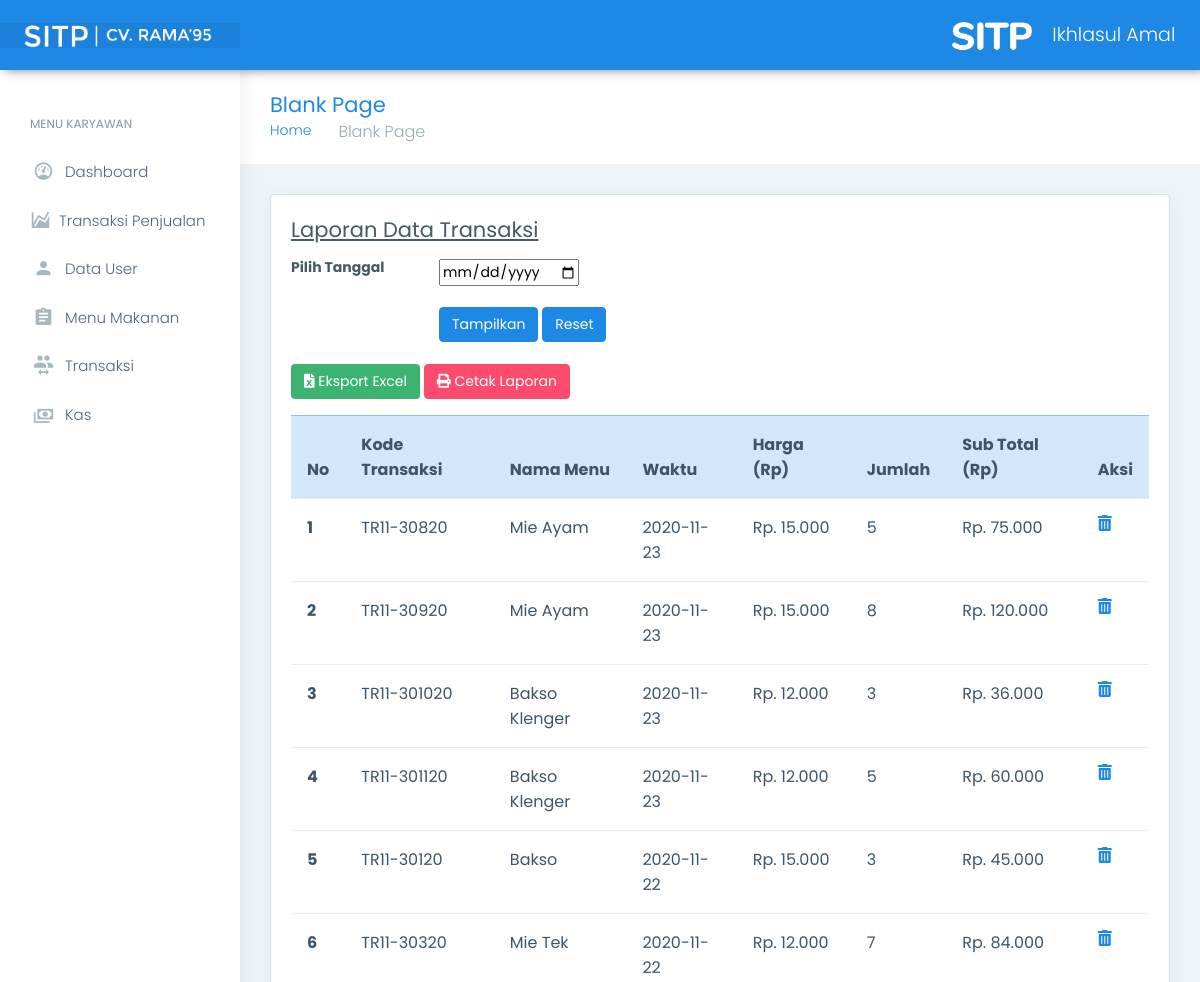
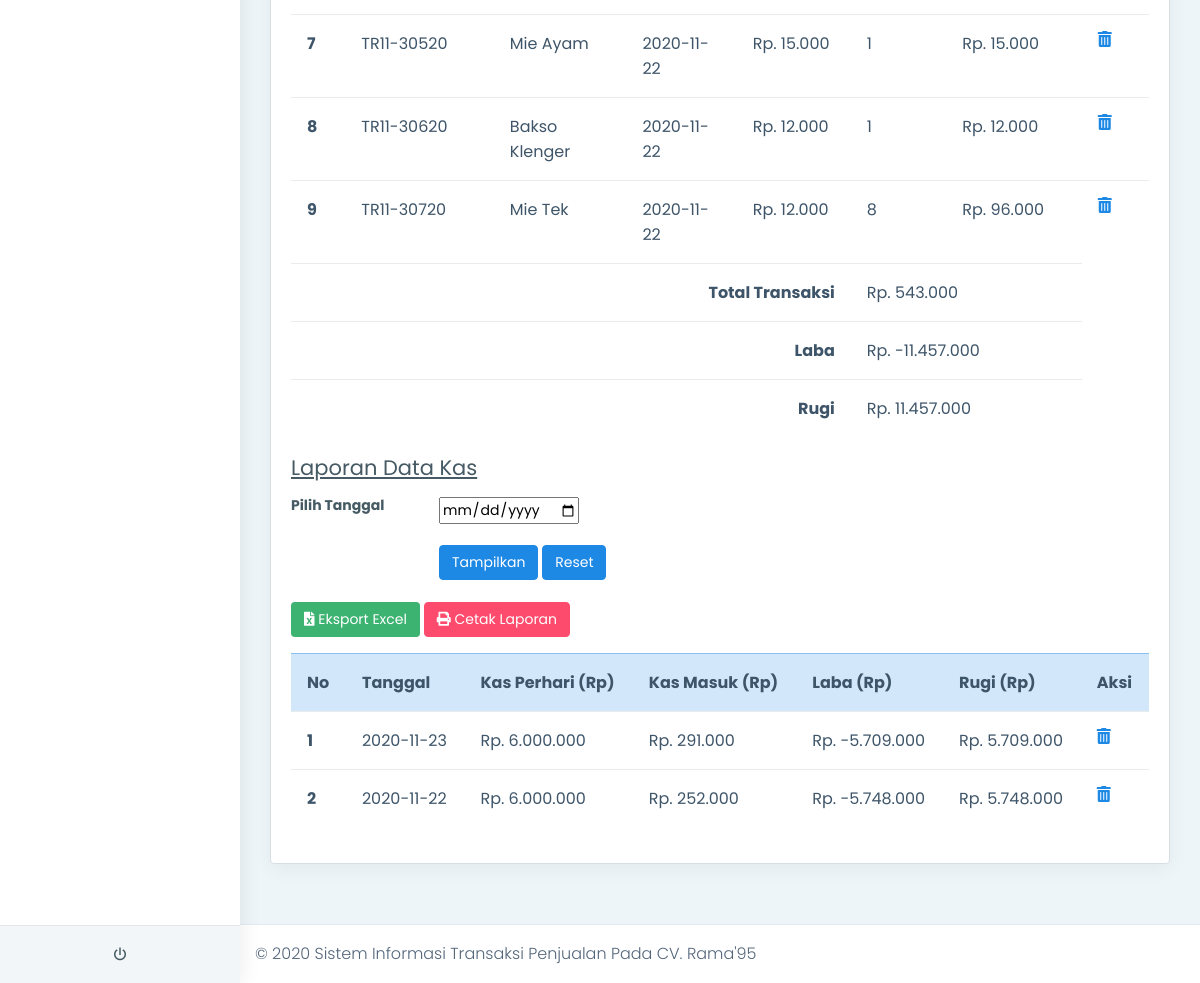
Screenshot of /admin/pimpinan-laporan.php (signed in) with the database file from the repository (2 pictures, top to bottom).
### tables this page shows
CREATE TABLE `tbl_user` (
  `id_user` int(11) NOT NULL,
  `nama` varchar(50) NOT NULL,
  `email` varchar(50) NOT NULL,
  `password` varchar(128) NOT NULL,
  `level` int(1) NOT NULL COMMENT '0 = admin,\r\n1 = pimpinan,'
);

CREATE TABLE `tbl_transaksi` (
  `id_transaksi` int(11) NOT NULL,
  `id_menu` int(5) NOT NULL,
  `tgl_transaksi` date NOT NULL,
  `harga_m` varchar(50) NOT NULL,
  `jumlah_menu` varchar(14) NOT NULL,
  `total_transaksi` varchar(50) NOT NULL
);

CREATE TABLE `tbl_menu` (
  `id_menu` int(11) NOT NULL,
  `nama_m` varchar(50) NOT NULL,
  `harga_m` varchar(50) NOT NULL,
  `kategori_m` varchar(50) NOT NULL
);

CREATE TABLE `tbl_kas` (
  `id_kas` int(11) NOT NULL,
  `tgl_kas_hari` date NOT NULL,
  `kas_awal` varchar(50) NOT NULL,
  `pemasukan` varchar(30) NOT NULL,
  `laba` varchar(30) NOT NULL,
  `rugi` varchar(30) NOT NULL
);

### admin/pimpinan-laporan.php (the view, shortened to what this page needs)
<?php include 'header.php'; ?>
<!DOCTYPE html>
<html dir="ltr" lang="en">
<body>
  <div id="main-wrapper" data-layout="vertical" data-navbarbg="skin5" data-sidebartype="full" data-sidebar-position="absolute" data-header-position="absolute" data-boxed-layout="full">
    <header class="topbar" data-navbarbg="skin6">
      <nav class="navbar top-navbar navbar-expand-md navbar-dark">
        <div class="navbar-header" data-logobg="skin6">
          <a class="navbar-brand ml-4" href="">
            <b class="logo-icon">
              <img src="../assets/images/LOGO-RAKA.png" alt="homepage" height="25px" class="dark-logo" />
            </b>
          </a>
        </div>
        <div class="navbar-collapse collapse" id="navbarSupportedContent" data-navbarbg="skin5">
          <ul class="navbar-nav">
            <li class="nav-item dropdown">
             <a class="nav-link dropdown-toggle text-muted waves-effect waves-dark" href="" data-toggle="dropdown" aria-haspopup="true" aria-expanded="false"><img src="../assets/images/SITP.png" alt="user" style="height: 30px;margin-right: 20px" ><?php
                    $email= $_SESSION['email'];
                    $data=mysqli_query($conn,"SELECT * FROM tbl_user WHERE email='$email' ");
                    while($tampil=mysqli_fetch_array($data))
                    {
                      echo $tampil['nama'];
                    }
                ?></a>
            </li>
          </ul>
        </div>
      </nav>
    </header>
    <?php include 'sidebar.php'; ?>
    <div class="page-wrapper">
      <div class="page-breadcrumb">
        <div class="row align-items-center">
          <div class="col-md-6 col-8 align-self-center">
            <h3 class="page-title mb-0 p-0">Blank Page</h3>
            <div class="d-flex align-items-center">
              <nav aria-label="breadcrumb">
                <ol class="breadcrumb">
                  <li class="breadcrumb-item"><a href="#">Home</a></li>
                  <li class="breadcrumb-item active" aria-current="page">Blank Page</li>
                </ol>
              </nav>
            </div>
          </div>
        </div>
      </div>
      <div class="container-fluid">
        <div class="row">
          <div class="col-12">
            <div class="card">
              <div class="card-body">
                <form action="get">
                  <h4 class="card-title"><u>Laporan Data Transaksi </u></h4>
                </form>
                <div class="row pb-2">
                  <div class="col-2">
                    <h6 class="d-inline">Pilih Tanggal</h6>
                  </div>
                  <div class="col-7">
                    <form action="" method="get">
                    <input type="date" name="tgl" value="filter"><br><br>
                    <button type="submit" name="cari" class="btn btn-info">Tampilkan</button>
                    <a href="admin-transaksi.php" class="btn btn-info">Reset</a>
                    </form>
                  </div>
                </div>
                <a class="btn mb-3" href="excel/etransaksi.php" style="background-color: mediumseagreen; color:white;"><em class="fa fa-file-excel"></em> Eksport Excel</a>
                <a href="cetak/ctransaksi.php" target="_blank" class="btn btn-danger mb-3"><em class="fa fa-print"></em> Cetak Laporan</a>
                <table class="table table-hover" id="table_id">
                  <thead>
                    <tr class="table-info">
                      <th scope="col">No</th>
                      <th scope="col">Kode Transaksi</th>
                      <th scope="col">Nama Menu</th>
                      <th scope="col">Waktu</th>
                      <th scope="col">Harga (Rp)</th>
                      <th scope="col">Jumlah</th>
                      <th scope="col">Sub Total (Rp)</th>
                      <th scope="col">Aksi</th>
                    </tr>
                  </thead>
                  <tbody>
                    <?php
                    if(isset($_GET['cari'])){
                      $tgl = $_GET['tgl'];
                      $no = 1;
                      $gj=mysqli_query($conn,"SELECT * FROM tbl_transaksi as a inner join tbl_menu as b on a.id_menu=b.id_menu WHERE tgl_transaksi='$tgl' ORDER BY tgl_transaksi DESC");
                      foreach ($gj as $g) : ?>
                    <tr>
                      <th scope="row"><?= $no++; ?></th>
                      <td>TR<?= date('m-d').$g['id_transaksi'].date('y');?></td>
                      <td><?= $g['nama_m'];?></td>
                      <td><?= $g['tgl_transaksi'];?></td>
                      <td><?= "Rp. ". number_format($g['harga_m'], 0, ',', '.')?></td>
                      <td><?= $g['jumlah_menu'];?></td>
                      <td><?= "Rp. ". number_format($g['total_transaksi'], 0, ',', '.')?></td>
                      <td><a href="../control/htransaksi.php?id_transaksi=<?= $g['id_transaksi']?>" onclick="return confirm('yakin Hapus ?')"><i class="fas fa-trash-alt "></i></a></td>
                    </tr>
                  <?php endforeach;}else{
                      $no = 1;
                      $gj=mysqli_query($conn,"SELECT * FROM tbl_transaksi as a inner join tbl_menu as b on a.id_menu=b.id_menu ORDER BY tgl_transaksi DESC");
                      foreach ($gj as $g) : ?>
                    <tr>
                      <th scope="row"><?= $no++; ?></th>
                      <td>TR<?= date('m-d').$g['id_transaksi'].date('y');?></td>
                      <td><?= $g['nama_m'];?></td>
                      <td><?= $g['tgl_transaksi'];?></td>
                      <td><?= "Rp. ". number_format($g['harga_m'], 0, ',', '.')?></td>
                      <td><?= $g['jumlah_menu'];?></td>
                      <td><?= "Rp. ". number_format($g['total_transaksi'], 0, ',', '.')?></td>
                      <td><a href="../control/htransaksi.php?id_transaksi=<?= $g['id_transaksi']?>" onclick="return confirm('yakin Hapus ?')"><i class="fas fa-trash-alt "></i></a></td>
                    </tr>
                   <?php endforeach;}?>
                    <tr>
                      <th scope="row" colspan="5" style="text-align: right">Total Transaksi</th>
                      <?php
                        $gj=mysqli_query($conn,"SELECT SUM(total_transaksi) AS Total FROM tbl_transaksi");
                        $tot = mysqli_fetch_array($gj);
                        $total = $tot['Total'];
                        $data=mysqli_query($conn,"SELECT SUM(kas_awal) AS Total FROM tbl_kas_awal");
                        $tm = mysqli_fetch_array($data);
                        $kas = $tm['Total'];
                        $laba = $total-$kas;
                        $rugi = $kas - $tot['Total'];
                       ?>
                      <td colspan="2"><?= "Rp. ". number_format($total, 0, ',', '.')?></td>
                    </tr>
                    <tr>
                      <th scope="row" colspan="5" style="text-align: right">Laba</th>
                      <td colspan="2"><?= "Rp. ". number_format($laba, 0, ',', '.')?></td>
                    </tr>
                    <tr>
                      <th scope="row" colspan="5" style="text-align: right">Rugi</th>
                      <td colspan="2"><?= "Rp. ". number_format($rugi, 0, ',', '.')?></td>
                    </tr>
                  </tbody>
                </table>
                <form action="get">
                  <h4 class="card-title"><u>Laporan Data Kas </u></h4>
                </form>
                <div class="row pb-2">
                  <div class="col-2">
                    <h6 class="d-inline">Pilih Tanggal</h6>
                  </div>
                  <div class="col-7">
                    <form action="" method="get">
                    <input type="date" name="tgl" value="filter"><br><br>
                    <button type="submit" name="cari" class="btn btn-info">Tampilkan</button>
                    <a href="kas.php" class="btn btn-info">Reset</a>
                    </form>
                  </div>
                </div>
                <a class="btn mb-3" href="excel/ekashari.php" style="background-color: mediumseagreen; color:white;"><em class="fa fa-file-excel"></em> Eksport Excel</a>
                <a href="cetak/ckashari.php" target="_blank" class="btn btn-danger mb-3"><em class="fa fa-print"></em> Cetak Laporan</a>
                <table class="table table-hover">
                  <thead>
                    <tr class="table-info">
                      <th scope="col">No</th>
                      <th scope="col">Tanggal</th>
                      <th scope="col">Kas Perhari (Rp)</th>
                      <th scope="col">Kas Masuk (Rp)</th>
                      <th scope="col">Laba (Rp)</th>
                      <th scope="col">Rugi (Rp)</th>
                      <th scope="col">Aksi</th>
                    </tr>
                  </thead>
                  <tbody>
                    <?php
                      if(isset($_GET['cari'])){
                      $tgl = $_GET['tgl'];
                      $no = 1;
                      $gj=mysqli_query($conn,"SELECT * FROM tbl_kas WHERE tgl_kas_hari='$tgl' ORDER BY tgl_kas_hari DESC");
                      foreach ($gj as $g) : ?>
                    <tr>
                      <th scope="row"><?= $no++; ?></th>
                      <td><?= $g['tgl_kas_hari'];?></td>
                      <td><?= "Rp. ". number_format($g['kas_awal'], 0, ',', '.')?></td>
                      <td><?= "Rp. ". number_format($g['pemasukan'], 0, ',', '.')?></td>
                      <td><?= "Rp. ". number_format($g['laba'], 0, ',', '.')?></td>
                      <td><?= "Rp. ". number_format($g['rugi'], 0, ',', '.')?></td>
                      <td> <a href="../control/hkas_hari.php?id_kas=<?= $g['id_kas']?>" onclick="return confirm('yakin Hapus ?')"><i class="fas fa-trash-alt "></i></a></td>
                    </tr>
                  <?php endforeach;}else{
                      $no = 1;
                      $gj=mysqli_query($conn,"SELECT * FROM tbl_kas ORDER BY tgl_kas_hari DESC");
                      foreach ($gj as $g) : ?>
                    <tr>
                      <th scope="row"><?= $no++; ?></th>
                      <td><?= $g['tgl_kas_hari'];?></td>
                      <td><?= "Rp. ". number_format($g['kas_awal'], 0, ',', '.')?></td>
                      <td><?= "Rp. ". number_format($g['pemasukan'], 0, ',', '.')?></td>
                      <td><?= "Rp. ". number_format($g['laba'], 0, ',', '.')?></td>
                      <td><?= "Rp. ". number_format($g['rugi'], 0, ',', '.')?></td>
                      <td> <a href="../control/hkas_hari.php?id_kas=<?= $g['id_kas']?>" onclick="return confirm('yakin Hapus ?')"><i class="fas fa-trash-alt "></i></a></td>
                    </tr>
                  <?php endforeach; }?>
                  </tbody>
                </table>
              </div>
            </div>
          </div>
        </div>
      </div>
      <footer class="footer"> © 2020 Sistem Informasi Transaksi Penjualan Pada CV. Rama'95 </a>
      </footer>
    </div>
  </div>
</body>
</html>

### rows the page displays
tbl_user: nama "Ikhlasul Amal"
tbl_transaksi: id_transaksi "8", id_menu.nama_m "Mie Ayam", tgl_transaksi "2020-11-23", id_menu.harga_m "15.000", jumlah_menu "5", total_transaksi "75.000"
tbl_transaksi: id_transaksi "9", id_menu.nama_m "Mie Ayam", tgl_transaksi "2020-11-23", id_menu.harga_m "15.000", jumlah_menu "8", total_transaksi "120.000"
tbl_transaksi: id_transaksi "10", id_menu.nama_m "Bakso Klenger", tgl_transaksi "2020-11-23", id_menu.harga_m "12.000", jumlah_menu "3", total_transaksi "36.000"
tbl_transaksi: id_transaksi "11", id_menu.nama_m "Bakso Klenger", tgl_transaksi "2020-11-23", id_menu.harga_m "12.000", jumlah_menu "5", total_transaksi "60.000"
tbl_transaksi: id_transaksi "1", id_menu.nama_m "Bakso", tgl_transaksi "2020-11-22", id_menu.harga_m "15.000", jumlah_menu "3", total_transaksi "45.000"
tbl_transaksi: id_transaksi "3", id_menu.nama_m "Mie Tek", tgl_transaksi "2020-11-22", id_menu.harga_m "12.000", jumlah_menu "7", total_transaksi "84.000"
tbl_transaksi: id_transaksi "5", id_menu.nama_m "Mie Ayam", tgl_transaksi "2020-11-22", id_menu.harga_m "15.000", jumlah_menu "1", total_transaksi "15.000"
tbl_transaksi: id_transaksi "6", id_menu.nama_m "Bakso Klenger", tgl_transaksi "2020-11-22", id_menu.harga_m "12.000", jumlah_menu "1", total_transaksi "12.000"
tbl_transaksi: id_transaksi "7", id_menu.nama_m "Mie Tek", tgl_transaksi "2020-11-22", id_menu.harga_m "12.000", jumlah_menu "8", total_transaksi "96.000"
tbl_kas: tgl_kas_hari "2020-11-23", kas_awal "6.000.000", pemasukan "291.000", laba "-5.709.000", rugi "5.709.000"
tbl_kas: tgl_kas_hari "2020-11-22", kas_awal "6.000.000", pemasukan "252.000", laba "-5.748.000", rugi "5.748.000"

### other values shown
$total "543.000"
$laba "-11.457.000"
$rugi "11.457.000"
